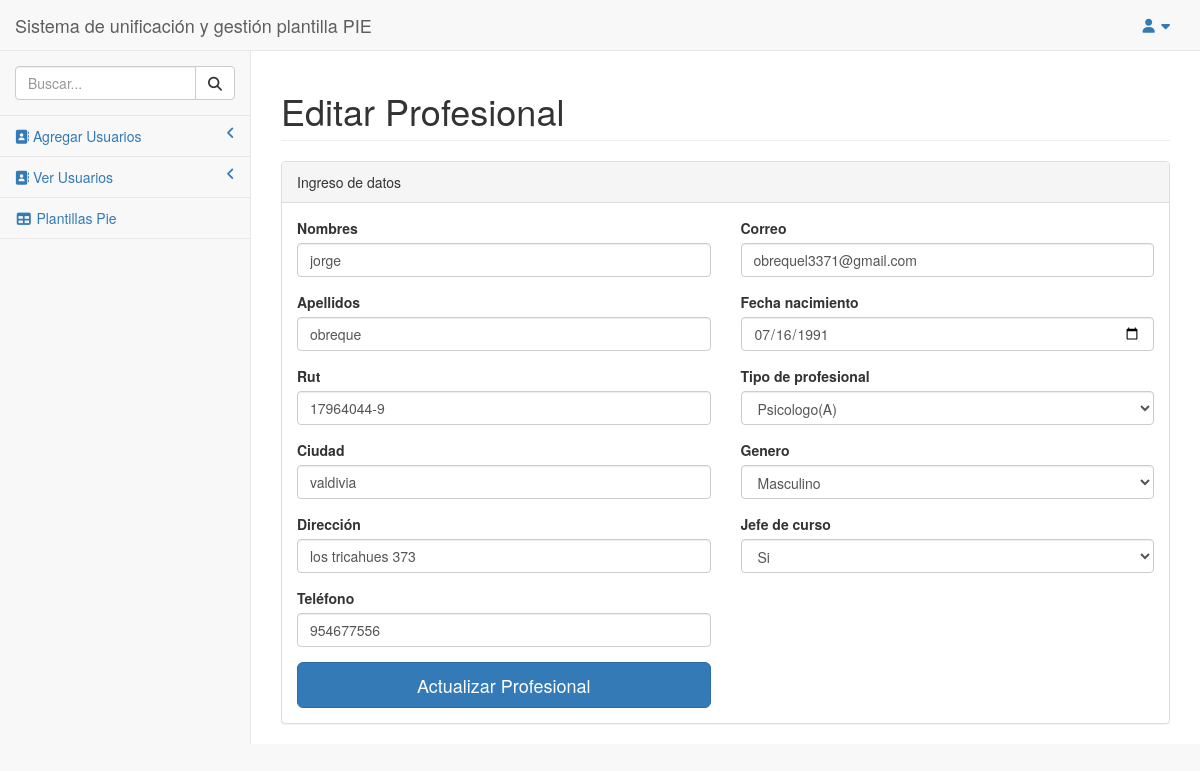
The app's page /pages/editar_profesional.php?id=13 with its own data.
### tables this page shows
CREATE TABLE `profesionals` (
  `id` int(10) UNSIGNED NOT NULL,
  `nombres` varchar(128) NOT NULL,
  `apellidos` varchar(128) NOT NULL,
  `rut` varchar(10) NOT NULL,
  `ciudad` varchar(128) NOT NULL,
  `direccion` varchar(128) NOT NULL,
  `correo` varchar(128) NOT NULL,
  `fecha_nacimiento` date NOT NULL,
  `telefono` int(11) NOT NULL,
  `curso` varchar(128) NOT NULL,
  `sexo` enum('MASCULINO','FEMENINO') NOT NULL,
  `titulo_profesional` enum('EDUCADORA DE PARBULO','PSICOLOGO(A)','TERAPEUTA OCUPACIONAL','FONOAUDIOLOGO(A)','PROFESOR(A)') NOT NULL,
  `jefatura_curso` enum('si','no','','') DEFAULT 'no',
  `created_at` timestamp NULL DEFAULT NULL,
  `updated_at` timestamp NULL DEFAULT NULL
);

### pages/editar_profesional.php (the view, shortened to what this page needs)
<?php
include("../configs/conexion_db.php");
include('includes/interfaz.php');
if(isset($_GET['id'])):
    $id = mysqli_escape_string($enlace, $_GET['id']);
    $sql = "SELECT * FROM profesionals WHERE id = '$id'";
    $resultado = mysqli_query($enlace, $sql);
    $dado = mysqli_fetch_array($resultado);
endif;
?>
<div id="page-wrapper" >
    <div class="row">
        <div class="col-lg-12">
            <h1 class="page-header">Editar Profesional</h1>
        </div>
    </div>
    <div class="row">
        <div class="col-lg-12">
            <div class="panel panel-default">
                <div class="panel-heading">
                    Ingreso de datos
                </div>
                <div class="panel-body">
                    <div class="row">
                        <form role="form" method="POST" action="../modulos/editar_profesional.php">
                            <div class="col-lg-6">
                                <div class="form-group">
                                    <label for="">Nombres</label>
                                    <input name="nombres" type="text" class="form-control" value="<?php echo $dado['nombres'] ?>">
                                </div>
                                <div class="form-group">
                                    <label for="">Apellidos</label>
                                    <input name="apellidos" type="text" class="form-control" value="<?php echo $dado['apellidos'] ?>">
                                </div>
                                <div class="form-group">
                                    <label for="">Rut</label>
                                    <input name="rut" type="text" class="form-control" value="<?php echo $dado['rut'] ?>">
                                </div>
                                <div class="form-group">
                                    <label for="">Ciudad</label>
                                    <input name="ciudad" type="text" class="form-control" value="<?php echo $dado['ciudad'] ?>">
                                </div>
                                <div class="form-group">
                                    <label for="">Dirección</label>
                                    <input name="direccion" type="text" class="form-control" value="<?php echo $dado['direccion'] ?>">
                                </div>
                                <div class="form-group">
                                    <label for="">Teléfono</label>
                                    <input name="telefono" type="text" class="form-control" value="<?php echo $dado['telefono'] ?>">
                                </div>
                            </div>
                            <div class="col-lg-6">
                                <div class="form-group">
                                    <label for="">Correo</label>
                                    <input name="correo" type="text" class="form-control" value="<?php echo $dado['correo'] ?>">
                                </div>
                                <div class="form-group">
                                    <label for="">Fecha nacimiento</label>
                                    <input name="fecha_nac" type="date" class="form-control" value="<?php echo $dado['fecha_nacimiento'] ?>">
                                </div>
                                <div class="form-group">
                                    <label>Tipo de profesional</label>
                                    <select id="select-profesional" class="form-control" name="titulo" >
                                        <option value="2">Psicologo(A)</option>
                                    </select>
                                </div>
                                <div class="form-group">
                                    <label>Genero</label>
                                    <select id="select-sexo"  name="sexo" class="form-control">
                                        <option  value="1">Masculino</option>
                                    </select>
                                </div>
                                <div class="form-group">
                                    <label>Jefe de curso</label>
                                    <select id="select-jefe" class="form-control" name="jefatura">
                                        <option value="1">Si</option>
                                    </select>
                                </div>
                            </div>
                        </div>
                        <div class="row">
                            <div class="col-lg-6"><button class="btn btn-primary btn-lg btn-block " name="submit" type ="submit" >Actualizar Profesional</button></div>
                            <div class="col-lg-6"></div>
                        </div>
                </div>
            </div>
        </div>
    </div>
</div>
<?php include('includes/cierre-interfaz.php'); ?>

### records on screen
profesionals: nombres "jorge", apellidos "obreque", rut "17964044-9", ciudad "valdivia", direccion "los tricahues 373", telefono "954677556", correo "obrequel3371@gmail.com", fecha_nac "07/16/1991"
